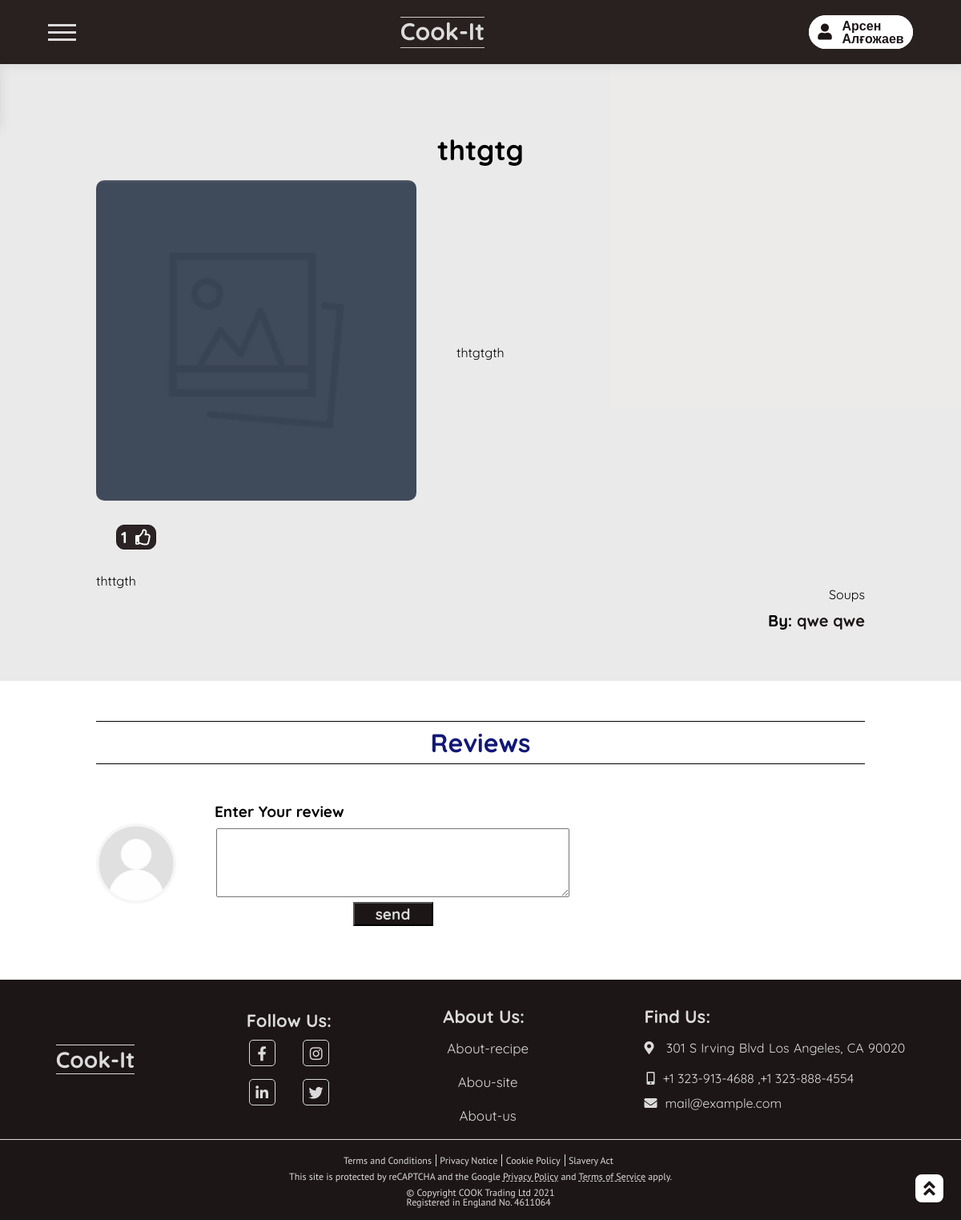
The app's page /detail.php?pid=30 (signed in) with its own data.
### tables this page shows
CREATE TABLE `account` (
  `id` int(11) NOT NULL,
  `name` varchar(255) NOT NULL,
  `surname` varchar(255) NOT NULL,
  `email` varchar(255) NOT NULL,
  `phoneNumber` varchar(255) NOT NULL,
  `subscriber` int(11) NOT NULL,
  `password` varchar(500) NOT NULL
);

CREATE TABLE `post` (
  `id` int(11) NOT NULL,
  `title` varchar(255) NOT NULL,
  `description` text NOT NULL,
  `recipe` text NOT NULL,
  `views` int(11) NOT NULL,
  `likes` int(11) NOT NULL,
  `postNum` int(11) NOT NULL,
  `author_id` int(11) NOT NULL,
  `category_id` int(11) NOT NULL,
  `cover` text DEFAULT NULL
);

CREATE TABLE `category` (
  `id` int(11) NOT NULL,
  `category` varchar(255) NOT NULL
);

### detail.php (the view, shortened to what this page needs)
<!DOCTYPE html>
<html lang="en">
<head>
    <?php
        include "components/head.php"
    ?>
</head>
<body>
    <?php
        include "components/header.php"
    ?>
    <section class="detail conteiner indent">
        <?php
            $pid = $_GET['pid'];
            $query = $db->query("SELECT * FROM post WHERE id = $pid");
            $post = $query->fetch_object();
            $category = $db->query("SELECT * FROM category WHERE id = $post->category_id");
            $categoryRow = $category->fetch_object();
            $userId = $post->author_id;
            $user = $db->query("SELECT * FROM account WHERE id = $userId");
            $userIdPost = $user->fetch_object();
        ?>
        <div class="detail-block">
            <h3 class="heading-detail"> <?= $post->title; ?> </h3>
            <div class="recipe-detail">
                <img src="
                <?php
                            if (isset($post->cover)) {
                            ?>
                            <?=$post->cover?>
                            <?php
                                } else {
                            ?>
                            image/posts/template.png
                            <?php
                                }
                            ?>
                " alt="">
                <div class="recipe-food">
                    <ul>
                        <li><?= $post->recipe; ?></li>
                    </ul>
                </div>
            </div>
            <div class="about-posts detail-posts">
                <?php
                    if(isset($_SESSION['suser_id'])) {
                ?>
                <form action="api/posts/likes.php" method="POST">
                <button
                <?php
                $likesRow = $db->query("SELECT * FROM likes WHERE post_id = '$pid' AND like_user_id = '$uid';");
                if ($likesRow->num_rows > 0) {
                ?>
                    style="color: #fff; background-color: #2c2424;"
                <?php
                }
                ?>
                class="likes-posts"><?=$post->likes?><i class="far fa-thumbs-up"></i></button>
                </form>
                <?php
                    }
                ?>
            </div>
            <div class="about-recipe-detail">
                <p>
                    <?= $post->description; ?>
                </p>
            </div>
            <div class="types-food">
                <h3><?=$categoryRow->category?></h3>
            </div>
            <div class="by-author">
                <h3>By: <a href="users-profile.php?pid=<?=$post->author_id?>"><?=$userIdPost->surname?>    <?=$userIdPost->name?></a></h3>
            </div>
        </div>
    </section>
    <section class="reviews conteiner
    <?php
        if (isset($_SESSION['suser_id'])) {
    ?>
    indent
    <?php
        }
    ?>
    ">
    <?php
        if (isset($_SESSION['suser_id'])) {
    ?>
        <h3 class="heading">Reviews</h3>
        <?php
            }
        ?>
        <?php
            if (isset($_SESSION['suser_id'])) {
        ?>
        <form method="POST" action="api/review/save.php">
        <label for="review" style="font-size: 19px; font-weight: bold; margin-left: 148px;">Enter Your review</label>
        <div class="form-review">
        <img src="image/wigets/user-img.png" alt="">
            <div class="input-review">
                <textarea id="review" cols="60" rows="5" name="content"></textarea>
                <button class="btn-review">send</button>
            </div>
            </div>
        </form>
        <?php
            }
        ?>
    </section>
</body>
</html>

### components/header.php (shortened to what this page needs)
<a id="btn-up">
    <i class="fas fa-angle-double-up"></i>
</a>
<header class="header show">
        <div class="bar-container  open-menu" onclick="modalMenu(this)">
            <div class="bar1"></div>
            <div class="bar2"></div>
            <div class="bar3"></div>
        </div>
        <a href="main_menu.php" class="logo">Cook-It</a>
        <?php
            if (isset($_SESSION['suser_id'])) {
        ?>
        <?php
        $uid = $_SESSION['suser_id'];
        $query = $db->query("SELECT * FROM account WHERE id = $uid");
        $userDb = $query->fetch_object();
        ?>
        <div class="user-menu change">
            <div class="user">
                <i class="fas fa-user"></i>
                <div class="user-name">
                    <p><?=$userDb->name?></p>
                    <p><?=$userDb->surname?></p>
                </div>
            </div>
        </div>
        <?php } else { ?>
        <button class="log-in"><i class="fas fa-sign-in-alt"></i>Log-in</button>
        <?php } ?>
</header>

### css/components/header.css (style rules this page uses)
.header { position: fixed; top: 0; right: 0; left: 0; z-index: 10; display: flex; align-items: center; justify-content: space-between; height: 50px; padding-top: 15px; padding-bottom: 15px; padding-left: 5%; padding-right: 5%; transition: .4s; box-shadow: 0 0 0.8125rem 0 #4d525e26; }
.user-menu { display: flex; border-radius: 25px; background-color: #fff; color: #1d1616; display: flex; flex-direction: column; align-items: center; justify-content: space-around; }
.user i { font-size: 20px; }
.user { width: 120px; padding: 5px; border-radius: 25px; background-color: #fff; color: #1d1616; display: flex; align-items: center; justify-content: space-around; cursor: pointer; }
.user-name { font-weight: bold; }
.logo { padding: 2px 0 5px 0; border-bottom: 1px #cacaca solid; border-top: 1px #cacaca solid; color: #dbdbdb; font-size: 30px; font-weight: bold; text-align: center; }
.header.show, .modal-menu.show { background-color: #292020; }

### css/components/detail.css (style rules this page uses)
.detail { padding-top: 150px; background-color: #140a0015; }
.recipe-detail img { margin: 0 50px 30px 0; object-fit: cover; width: 400px; height: 400px; border-radius: 10px; }
.recipe-detail { display: flex; align-items: center; justify-content: flex-start; }
.about-recipe-detail p { font-size: 16px; }
.about-recipe-detail { line-height: 18px; }
.heading-detail { margin: 20px 0 20px 0; font-size: 35px; font-weight: bold; text-align: center; }
.about-posts.detail-posts { width: 100px; margin-bottom: 30px; margin-right: 96%; }
.about-posts.detail-posts button { color: #1d1616; font-size: 20px; font-weight: bold; border: 1px #1d1616 solid; border-radius: 10px; padding: 2px 5px; transition: .4s; cursor: pointer; }
.reviews h3 { margin-bottom: 50px; }
.form-review { display: flex; align-items: center; justify-content: flex-start; height: 150px; width: 80%; }
.form-review img { width: 100px; height: 100px; border-radius: 50%; margin-top: -40px; }
.input-review { display: flex; flex-direction: column; margin-left: 50px; }
.btn-review { width: 100px; height: 30px; margin: 6px auto; color: #dbdbdb; background-color: #1d1616; font-size: 19px; font-weight: bold; cursor: pointer; transition: .4s; }
.by-author h3 { margin: 15px 0; font-size: 20px; font-weight: bold; text-align: right; }
.by-author a { color: #1d1616; transition: .4s; }

### css/components/modal-menu.css (style rules this page uses)
.bar-container { display: inline-block; cursor: pointer; }
.bar1, .bar2, .bar3 { width: 35px; height: 3px; background-color: #dbdbdb; margin: 6px 0; transition: 0.4s; }

### css/components/up.css (style rules this page uses)
#btn-up { display: flex; align-items: center; justify-content: center; background-color: #fff; width: 35px; height: 35px; text-align: center; border: solid #1d1616 2px; border-radius: 10px; margin: 0px; position: fixed; bottom: 20px; right: 20px; transition: background-color .3s; z-index: 1000; transition: background-color .3s, opacity .5s, visibility .5s; }
#btn-up i { color: #1d1616; font-size: 23px; }
.show { opacity: 1; visibility: inherit; }

### css/components/about.css (style rules this page uses)
.about-posts i { margin-left: 10px; }
.about-posts { display: flex; align-items: center; justify-content: center; color: #1f1a1a; }

### records on screen
account: name "Арсен", surname "Алғожаев"
post: title "thtgtg", recipe "thtgtgth", likes "1", description "thttgth"
category: category "Soups"
account: surname "qwe", name "qwe"
